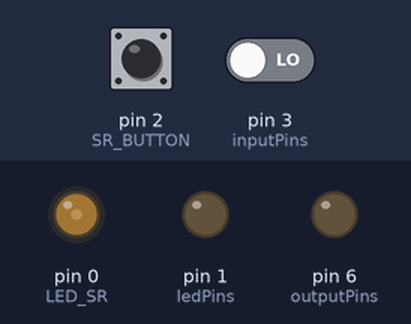
A program run on a simulated Arduino Uno, built with avr-gcc and run on an emulated ATmega328P. Parts: output pins drawn as LEDs (lit = HIGH). The test bench sets the inputs (shaded band); at power-on: pin 2 (SR_BUTTON) HIGH, pin 3 (inputPins) LOW.

Above: at 1.2 s.
1.3 s: pin 2 (SR_BUTTON) pulled LOW for 0.15 s
At 2.5 s:
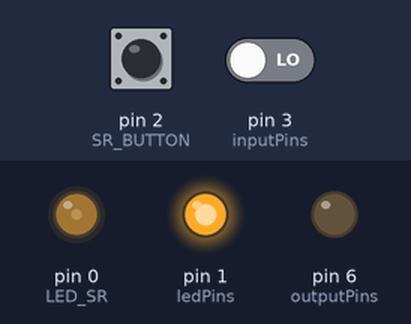
2.9 s: pin 2 (SR_BUTTON) pulled LOW for 1 s
At 3.8 s:
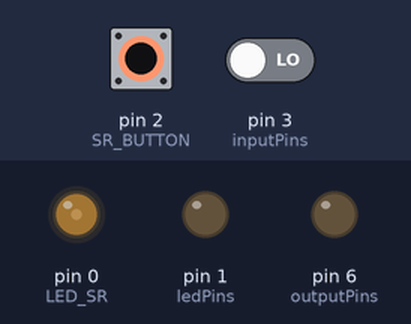
Timing chart, 0 to 5.9 s (numbered marks = the images above; inputs shaded):
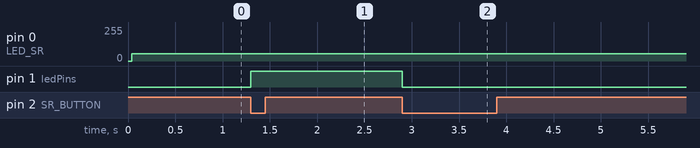

The program:

main.cpp
```cpp
#include "DC.h"

// array of macros's of led pin numbers -> see pinLibrary.h file
int ledPins[] = {
  LED_SR, // used to sygnalize the devices power supply
  LED_DIR // used to blink when button for changing direction value
};


// initializing parameters for the motor:

// 1. Create an array of macros for H-bridge pins (standard notation for most full H-bridges)
// array of macros of input pin numbers -> see pinLibrary.h file
int inputPins[] = {
    DIR_BUTTON,
    potentiometer
};
size_t sizeInput = sizeof(inputPins) / sizeof(inputPins[0]);

// array of macros of output pin numbers -> see pinLibrary.h file
int outputPins[] = {
  enable,
  input1,
  input2
};
size_t sizeOutput = sizeof(outputPins) / sizeof(outputPins[0]);


// 2. Create ptr of object type
DC<unsigned int>* motor;

// 3. Set parameters of your board's ADC and DAC bit resoluations
const unsigned int DACresolution = 8;
const unsigned int ADCresolution = 10;
const unsigned int dutyStep = 1;


void setup() {
  // allocate memory to ptr
  motor = new DC<unsigned int>(outputPins, sizeOutput, inputPins, sizeInput);

  // 4. Call OPTIONAL setters
  motor->setResolutions(&ADCresolution, &DACresolution);
  motor->setDutyStep(&dutyStep);
  motor->setLedPin(LED_DIR);


  pinMode(SR_BUTTON, INPUT_PULLUP);

  pinMode(LED_SR, OUTPUT);
  digitalWrite(LED_SR, false);

}

// main logic
bool SR = false;

void loop() {

  // function for handling digital input on SR pin (SR = SET/RESET = ON/OFF)
  SR = getSR_input();

  // main program logic
  if (SR) {

    // method for handling digital input on DIR pin (changing direction)
    motor->checkDIR_input();

    // methods for handling motor
    motor->checkDirection();
    motor->updateSpeed();

  } else {

    // brake with current
    motor->brake();
  }

    // actualize H-bridge pins and LED_DIR based on values calculated in above methods
    motor->setOutputPins();

    // actualize LED_SR pin based on SR value
    digitalWrite(LED_SR, SR);
}
```

DC.cpp
```cpp
#include "DC.h"

template <class T>
DC<T>::DC(int* outArray, const size_t& _outSize, int* inArray, const size_t& _inSize) : outSize(_outSize), inSize(_inSize) {

    // setting up an object, nothing fancy here
    int* outPtr = outArray; // pointer to first element of outArray
    H_outputPins = new int[outSize]; // pointer to first element of H_outputPins array
    for (size_t i = 0; i < inSize; ++i) {
        H_outputPins[i] = outPtr[i]; // equal to *(H_output_pins + i) = *(outPtr + i) as both arrays are normal integers,
        // its just outPtr and H_outputPins being pointers to beginning of arrays (they store addres of first element of these arrays)
    }
    outPtr = nullptr;
    delete outPtr;

    arduino_inputPins = new int[inSize];
    for (size_t i = 0; i < inSize; ++i) {
        arduino_inputPins[i] = inArray[i]; // equals *(inArray + i)
    }
}

template <class T>
DC<T>::~DC() {
    delete[] arduino_inputPins;
    delete[] H_outputPins;
}

template <class T>
void DC<T>::setDutyStep(const T* value) {
    dutyStep = *value;
}

// setting up output pins
template <class T>
void DC<T>::setupOutputPins() const {

    for (size_t i = 0; i < outSize; ++i) {

        //if (H_outputPins[i] == nullptr) {
          //  char error[] = "Null pointer encountered!";
         //   throw error;

        //} else {
            pinMode(H_outputPins[i], OUTPUT);
            digitalWrite(H_outputPins[i], false);
       // }

    }
}

// setting up input pins
template <class T>
void DC<T>::setupInputPins() const {

    for (size_t i = 0; i < inSize; ++i) {

        //if (arduino_inputPins[i] == nullptr) {
            //char error[] = "Null pointer encountered!";
            //throw error;

        //} else {
            pinMode(arduino_inputPins[i], INPUT_PULLUP);
       // }

    }
}

template <class T>
void DC<T>::setLedPin(const int& pin) {

    //if (pin == nullptr) {
        //char error[] = "Null pointer encountered!";
        //throw error;

    //} else {
        ledPin = pin;
        pinMode(ledPin, OUTPUT);
        digitalWrite(ledPin, INPUT_PULLUP);
    //}
}

// set dutyLimit (duty==dutyLimit means 100% PWM duty) and readingLimit (reading==readingLimit means 5V, max reading)
template <class T>
void DC<T>::setResolutions(const T* adc, const T* dac) {
    dutyLimit = pow(2, *dac) - 1;
    readingLimit = pow(2, *adc) - 1;
}

// seting values of pins connected to H-bridge
template <class T>
void DC<T>::setOutputPins() {

    analogWrite(H_outputPins[0], duty);
    digitalWrite(H_outputPins[1], left);
    digitalWrite(H_outputPins[2], right);
    digitalWrite(ledPin, ledState);
}

template <class T>
void DC<T>::updateDirection() {
    // variables left and right depend of forward variable
    // you could ask why not just use forward variable, (forward instead of right and !left and !forward instead of left and !right),
    // well I want to be able to assign both of them to the same values to be able to brake my motor!
    if (forward) {
        right = true;
        left = false;
    } else {
        right = false;
        left = true;
    }
}

// this is self explanatory
template <class T>
void DC<T>::brake() {
    left = true;
    right = true;
    dutyDesired = 0;
}

// logic for changing direction and first decelerating in old direction, then after stopping accelerating in new direction (see README!!!)
template <class T>
void DC<T>::checkDirection() {

    if (forward != prevForward) { // change of direction needed
        changedDirection = false; // start procedure of changing direction, so you didnt changed yet
    }

    if (!changedDirection) {
        dutyDesired = 0; // decelerate to 0 for changing direction
    } else {
        updateDirection(); // then after changing direction (with my bool variable) Im doing it 'physically'
        // dutyDesired = map(analogRead(potentiometer), 0, readingLimit, 0, dutyLimit); // set new speed to reading value (mapping the ADC reading to DAC reading)
        dutyDesired = map(analogRead(arduino_inputPins[1]), 0, readingLimit, 0, dutyLimit);
    }
}

// self-explanatory
template <class T>
void DC<T>::updateSpeed() {

    if (duty > dutyDesired) {
        acc = false;
    } else if (duty < dutyDesired) {
        acc = true;
    }

    if (acc) {
        if (duty < dutyLimit) duty += dutyStep;
    } else {
        if (duty > dutyLimit) duty -= dutyStep;
        else changedDirection = true; // duty reached 0 then it's time to change direction
    }
}

// some basic getters and setters for better looking code
template <class T>
T DC<T>::getDuty() const {
    return duty;
}

// method for checking digital input and setting up logic variables on the go
template <class T>
void DC<T>::checkDIR_input() {

    // static variable to retain values between calls (static variables are initialized only once, thus below line will only execute once!)
    static bool DIR_prevState = false;

    // bool DIR_state = !digitalRead(DIR_BUTTON);
    bool DIR_state = !digitalRead(arduino_inputPins[0]);

    ledState = false;

    if (DIR_state && !DIR_prevState) {
        ledState = true;
        forward = !forward;
    }

    DIR_prevState = DIR_state;
}

// function for checing digital input (SR = SET/RESET = ON/OFF)
bool getSR_input() {
    bool SR = false;
    static bool SR_prevState = false;
    bool SR_state = !digitalRead(SR_BUTTON);

    if (SR_state && !SR_prevState) {
        SR = !SR;
    }

    SR_prevState = SR_state;

    return SR;
}
```

DC.h
```cpp
#ifndef DC_H
#define DC_H

#include "pinLibrary.h"
#include <Arduino.h>
#include <math.h>

template <class T> class DC {
    public:
        DC(int *outArray, const size_t &_outSize, int *inArray, const size_t &_inSize);
        ~DC();

        // logic setters
        void updateDirection();
        void brake();
        void setDutyStep(const T *value);
        void checkDIR_input();
        void setupOutputPins() const;
        void setupInputPins() const;
        void setOutputPins();
        void checkDirection();
        void updateSpeed();

        // object setters
        void setLedPin(const int& pin);
        void setResolutions(const T *adc, const T *dac); // assume 10-bit AD converter and 8-bit DA converter when not specified

        // getter
        T getDuty() const;

    private:
        // PWM parameters
        T readingLimit = 0;
        T duty = 0;
        T dutyLimit = 0;
        T dutyDesired = 0;
        T dutyStep = 0;

        // motor direction and logic variables
        bool forward = false;
        bool prevForward = false;
        bool right = false;
        bool left = false;
        bool acc = false;
        bool changedDirection = false;
        bool ledState = false;

        size_t outSize = 0;
        size_t inSize = 0;

        int ledPin = 0;

         // pointer to dynamically allocated array used for setting up output pins
        int *H_outputPins;

         // pointer to dynamically allocated array used for setting up input pins
         int *arduino_inputPins;
};

// int* ptrArray[size]; // ptr array
// int* *ptrToFirstElement = ptrArray; // ptr to array of ptrs (to first element)
// // OR
// int** ptrToFirstElement = new int*[size] // ptr to dynamically allocated array of ptrs (ptr to array)

bool getSR_input();

template class DC<unsigned int>;

template class DC<float>;

template class DC<double>;

#endif
```

pinLibrary.h
```cpp
#ifndef PIN_LIBRARY_H
#define PIN_LIBRARY_H

#define LED_SR 0
#define LED_DIR 1
#define SR_BUTTON 2
#define DIR_BUTTON 3
#define potentiometer A0
#define enable 6
#define input1 4
#define input2 5

#endif // this is file with macros to used arduino UNO pins. When using another board, make sure that 'potentiometer' pin is an analog input pin
       // and enable is an analog output pin 
```

Measured:
- after the input at 1.3 s, pin 1 (ledPins): LOW → HIGH at once
- after the input at 2.9 s, pin 1 (ledPins): HIGH → LOW at once
